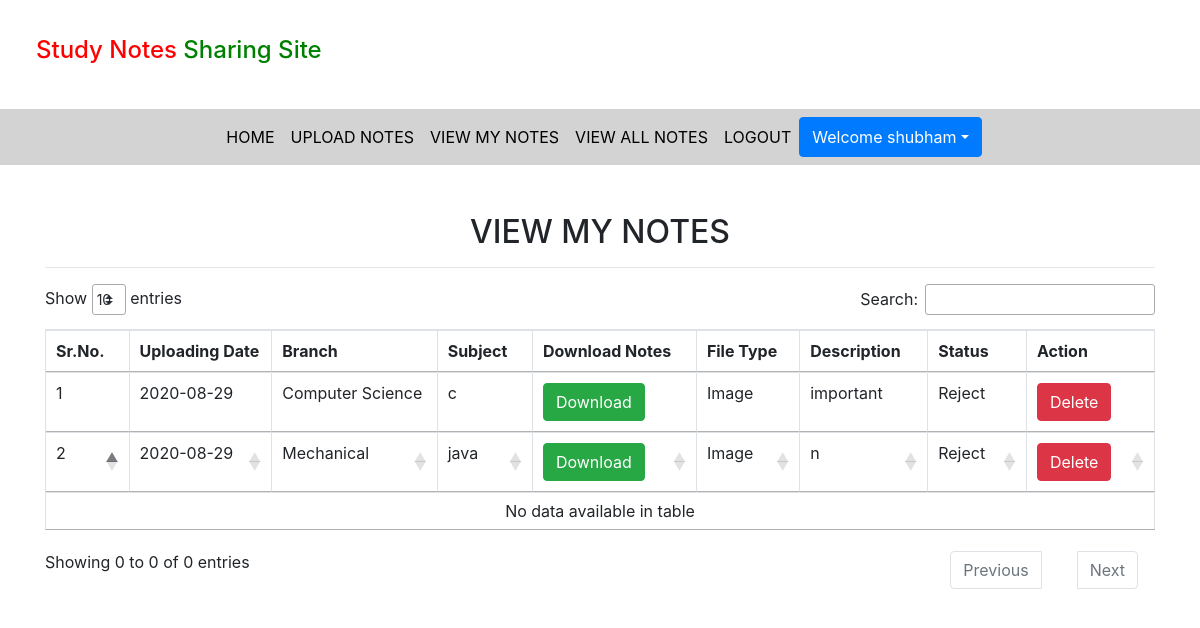
The app's page /view_mynotes/ (signed in) with its own data.
### notes/models.py (models this page shows, shortened)
class Notes(models.Model):
    user=models.ForeignKey(User,on_delete=models.CASCADE)
    uploadingdate=models.CharField(max_length=30)
    branch=models.CharField(max_length=30)
    subject=models.CharField(max_length=30)
    notesfile=models.FileField(null=True)
    filetype=models.CharField(max_length=30,null=True)
    description=models.CharField(max_length=200,null=True)
    status=models.CharField(max_length=15)

### notes/views.py (the view)
# urls.py: path('view_mynotes/',views.view_mynotes,name="view_mynotes"),
def view_mynotes(request):
    if not request.user.is_authenticated:
        return redirect('login')
    user=User.objects.get(id=request.user.id)
    notes=Notes.objects.filter(user=user)
    error=False
    d={'notes':notes}
    return render(request,'view_mynotes.html',d)

### notes/templates/view_mynotes.html (shortened to what this page needs)
{% extends 'usernav.html' %}
 {% load static %}
 {% block body %}
<link rel="stylesheet" href="https://cdnjs.cloudflare.com/ajax/libs/twitter-bootstrap/4.5.2/css/bootstrap.css">
<link rel="stylesheet" href="https://cdn.datatables.net/1.10.22/css/dataTables.bootstrap4.min.css">
 <div class="container mt-5">
   <h2 class="text-center">VIEW MY NOTES</h2>
   <hr>
   <table class="table table-bordered" id="example">
     <thead>
       <tr>
         <th>Sr.No.</th>
         <th>Uploading Date</th>
         <th>Branch</th>
         <th>Subject</th>
         <th>Download Notes</th>
         <th>File Type</th>
         <th>Description</th>
         <th>Status</th>
         <th>Action</th>
       </tr>
       {% for i in notes  %}
       <tr>
         <td>{{forloop.counter}}</td>
         <td>{{i.uploadingdate}}</td>
         <td>{{i.branch}}</td>
         <td>{{i.subject}}</td>
         <td><a href="{{i.notesfile.url}}" class=" btn btn-success"download>Download</a></td>
         <td>{{i.filetype}}</td>
         <td>{{i.description}}</td>
         <td>{{i.status}}</td>
         <td><a href="{% url 'delete_mynotes' i.id %}" class=" btn btn-danger" onclick="return confirm('Are you sure?')">Delete</a></td>
       </tr>
       {% endfor %}
     </thead>
   </table>
 </div>
 {% endblock body %}

### notes/templates/usernav.html (shortened to what this page needs)
<html>
<head>
    {% load static %}
    <link rel="stylesheet" href="https://use.fontawesome.com/releases/v5.7.0/css/all.css">
    <link rel="stylesheet" href="https://maxcdn.bootstrapcdn.com/bootstrap/4.5.2/css/bootstrap.min.css">
    <link rel="stylesheet" type="text/css" href="{% static 'css/mystyle.css' %}">
<link rel="stylesheet" href="https://cdn.datatables.net/1.10.21/css/jquery.dataTables.min.css">
<link rel="stylesheet" href="https://cdn.datatables.net/buttons/1.6.2/css/buttons.dataTables.min.css">
</head>
<h4 style="padding:3%"><span style="color:red">Study Notes</span><span style="color:green"> Sharing Site</span></h4>
<nav class="navbar navbar-expand-sm justify-content-center" style="background-color:lightgrey">
<ul class="navbar-nav">
  <li class="navbar-item">
   <a class="nav-link" href="{% url 'profile' %}">HOME</a>
  </li>
  <li class="navbar-item">
   <a class="nav-link" href="{% url 'upload_notes' %}">UPLOAD NOTES</a>
  </li>
  <li class="navbar-item">
   <a class="nav-link" href="{% url 'view_mynotes' %}">VIEW MY NOTES</a>
  </li>
  <li class="navbar-item">
   <a class="nav-link" href="{% url 'viewallnotes' %}">VIEW ALL  NOTES</a>
  </li>
  <li class="navbar-item">
   <a class="nav-link" href="{% url 'logout' %}">LOGOUT</a>
  </li>
   <div class="btn-group">
      <button type="button" class="btn btn-primary dropdown-toggle" data-toggle="dropdown" >Welcome {{request.user.first_name}}</button>
   </div>
</ul>
</nav>
{% block body %}
{% endblock body %}
</html>

### notes/static/css/mystyle.css (style rules this page uses)
.nav-link { color: black; }

### records on screen
Notes: uploadingdate "2020-08-29", branch "Computer Science", subject "c", filetype "Image", description "important", status "Reject"
Notes: uploadingdate "2020-08-29", branch "Mechanical", subject "java", filetype "Image", description "n", status "Reject"

### other values on screen
{{ request.user.first_name }} "shubham"
